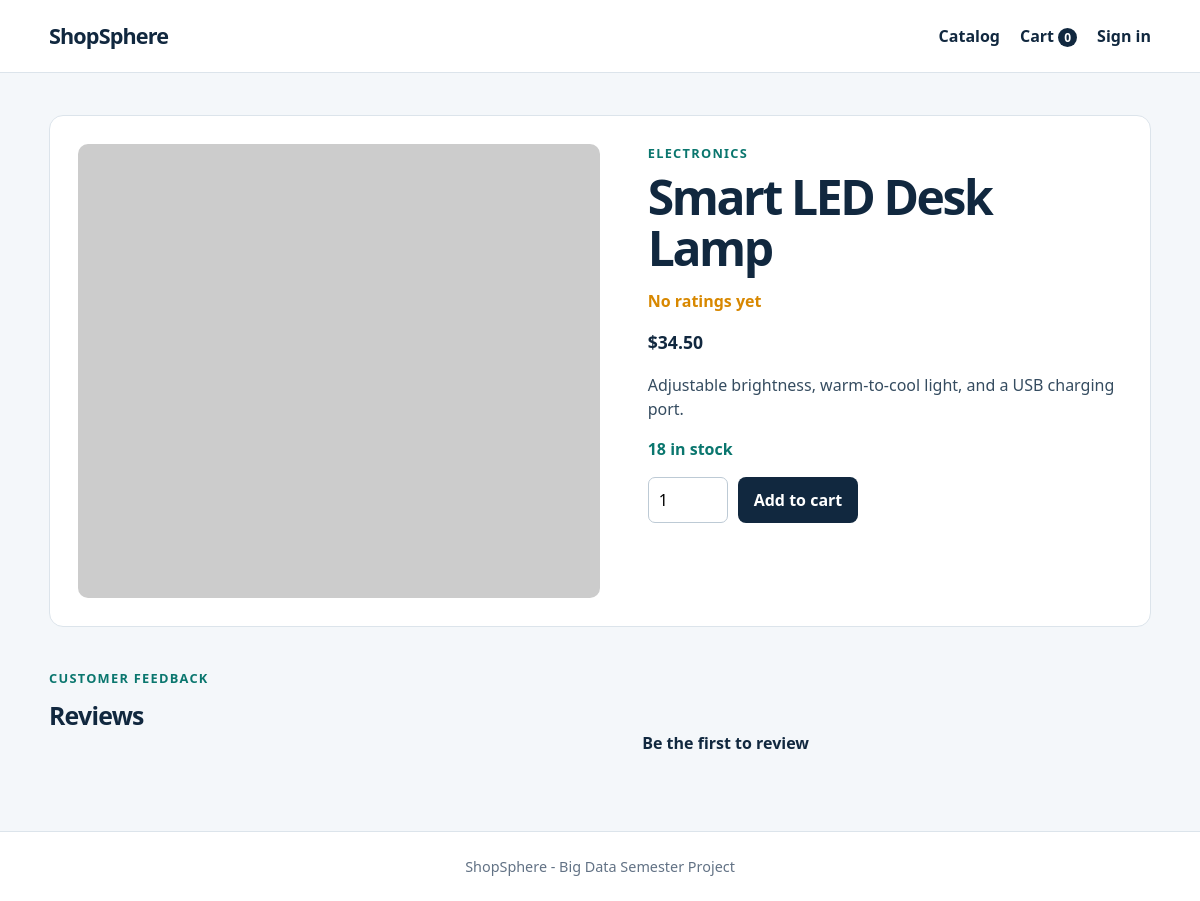
The app's page /?page=product&id=2 with its own data.
### tables this page shows
CREATE TABLE products (
  id INT UNSIGNED AUTO_INCREMENT PRIMARY KEY,
  category_id INT UNSIGNED NOT NULL,
  name VARCHAR(150) NOT NULL,
  description TEXT NOT NULL,
  price DECIMAL(10,2) NOT NULL,
  stock_quantity INT NOT NULL DEFAULT 0,
  image_url VARCHAR(500) NULL,
  is_featured BOOLEAN NOT NULL DEFAULT FALSE,
  created_at TIMESTAMP NOT NULL DEFAULT CURRENT_TIMESTAMP,
  updated_at TIMESTAMP NOT NULL DEFAULT CURRENT_TIMESTAMP ON UPDATE CURRENT_TIMESTAMP,
  CONSTRAINT chk_product_price CHECK (price >= 0),
  CONSTRAINT chk_product_stock CHECK (stock_quantity >= 0),
  CONSTRAINT fk_products_category FOREIGN KEY (category_id) REFERENCES categories(id) ON UPDATE CASCADE ON DELETE RESTRICT,
  INDEX idx_products_category (category_id),
  INDEX idx_products_name (name)
);

CREATE TABLE categories (
  id INT UNSIGNED AUTO_INCREMENT PRIMARY KEY,
  name VARCHAR(80) NOT NULL UNIQUE,
  slug VARCHAR(100) NOT NULL UNIQUE,
  created_at TIMESTAMP NOT NULL DEFAULT CURRENT_TIMESTAMP
);

### config.php (called while the page is built, shortened)
<?php
function db(): PDO
{
    static $pdo = null;
    if ($pdo instanceof PDO) {
        return $pdo;
    }
    $pdo = new PDO(
        'mysql:host=' . DB_HOST . ';dbname=' . DB_NAME . ';charset=utf8mb4',
        DB_USER,
        DB_PASS,
        [PDO::ATTR_ERRMODE => PDO::ERRMODE_EXCEPTION, PDO::ATTR_DEFAULT_FETCH_MODE => PDO::FETCH_ASSOC]
    );
    return $pdo;
}

### includes/helpers.php (called while the page is built, shortened)
<?php
function e(?string $value): string
{
    return htmlspecialchars($value ?? '', ENT_QUOTES, 'UTF-8');
}
function money(float|string $amount): string
{
    return '$' . number_format((float) $amount, 2);
}

### index.php (the view, shortened to what this page needs)
<?php
require __DIR__ . '/config.php';
require __DIR__ . '/includes/helpers.php';
require __DIR__ . '/includes/layout.php';
$page = $_GET['page'] ?? 'home';
function product_by_id(int $id): ?array
{
    $statement = db()->prepare('SELECT p.*, c.name AS category_name FROM products p JOIN categories c ON c.id = p.category_id WHERE p.id = ?');
    $statement->execute([$id]);
    return $statement->fetch() ?: null;
}
    page_header('Welcome'); ?>
    <?php page_footer(); exit;
if ($page === 'product') {
    $product = product_by_id((int) ($_GET['id'] ?? 0));
    $reviewStmt = db()->prepare('SELECT r.*, u.name FROM product_reviews r JOIN users u ON u.id = r.user_id WHERE r.product_id = ? ORDER BY r.created_at DESC');
    $reviewStmt->execute([$product['id']]); $reviews = $reviewStmt->fetchAll();
    $rating = $reviews ? array_sum(array_column($reviews, 'rating')) / count($reviews) : 0;
    page_header($product['name']); ?>
    <section class="product-detail"><img src="<?= e($product['image_url'] ?: 'https://placehold.co/800x600/173b5e/ffffff?text=Product') ?>" alt="<?= e($product['name']) ?>"><div><p class="eyebrow"><?= e($product['category_name']) ?></p><h1><?= e($product['name']) ?></h1><p class="rating-summary"><?= $reviews ? str_repeat('★', (int) round($rating)) . str_repeat('☆', 5 - (int) round($rating)) . ' ' . number_format($rating, 1) . ' (' . count($reviews) . ')' : 'No ratings yet' ?></p><p class="price"><?= money($product['price']) ?></p><p class="description"><?= nl2br(e($product['description'])) ?></p><p class="stock <?= $product['stock_quantity'] > 0 ? '' : 'out' ?>"><?= $product['stock_quantity'] > 0 ? $product['stock_quantity'] . ' in stock' : 'Out of stock' ?></p><?php if ($product['stock_quantity'] > 0): ?><form method="post" class="add-form"><input name="quantity" type="number" min="1" max="<?= $product['stock_quantity'] ?>" value="1"><button class="button">Add to cart</button></form><?php endif; ?></div></section>
    <section class="reviews"><div class="section-heading"><div><p class="eyebrow">Customer feedback</p><h2>Reviews</h2></div><strong><?= $reviews ? number_format($rating, 1) . ' / 5' : 'Be the first to review' ?></strong></div></section>
    <?php page_footer(); exit;
}
    page_header('Your cart'); ?><h1>Your cart</h1>

### assets/style.css (style rules this page uses)
:root { --ink:#11283f;--muted:#627285;--surface:#fff;--wash:#f4f7fa;--accent:#e46436;--teal:#0a766e;--line:#dce4eb }
* { box-sizing:border-box }
body { margin:0;background:var(--wash);color:var(--ink);font:16px/1.5 system-ui,-apple-system,Segoe UI,sans-serif }
h1,h2,h3,p { margin-top:0 }
h1 { font-size:clamp(2rem,4vw,3.6rem);line-height:1.05;letter-spacing:-.05em;margin-bottom:16px }
h2 { font-size:1.55rem;letter-spacing:-.03em }
.eyebrow,.category { font-size:.8rem;text-transform:uppercase;letter-spacing:.1em;font-weight:800;color:var(--teal);margin-bottom:9px }
.button,button { background:var(--ink);color:white;border:0;border-radius:8px;padding:11px 16px;font:inherit;font-weight:700;text-decoration:none;display:inline-block;cursor:pointer }
.section-heading { display:flex;justify-content:space-between;align-items:end;margin-bottom:20px }
.price { font-size:1.1rem;font-weight:800 }
input,select,textarea { width:100%;font:inherit;padding:10px;border:1px solid #bdcad5;border-radius:7px;background:white }
.product-detail { display:grid;grid-template-columns:1.1fr 1fr;gap:48px;background:#fff;padding:28px;border:1px solid var(--line);border-radius:14px }
.product-detail>img { width:100%;border-radius:10px;aspect-ratio:1.15;object-fit:cover }
.description { white-space:normal;color:#354c60 }
.stock { color:var(--teal);font-weight:700 }
.add-form { display:flex;gap:10px }
.add-form input { width:80px }
.rating-summary { color:#d88800;font-weight:800 }
.reviews { margin-top:42px;max-width:760px }

### records on screen
products: category.name "ELECTRONICS", name "Smart LED Desk Lamp", price "$34.50", description "Adjustable brightness, warm-to-cool light, and a USB charging port.", stock_quantity "18"

### other values on screen
cart_count() "0"
